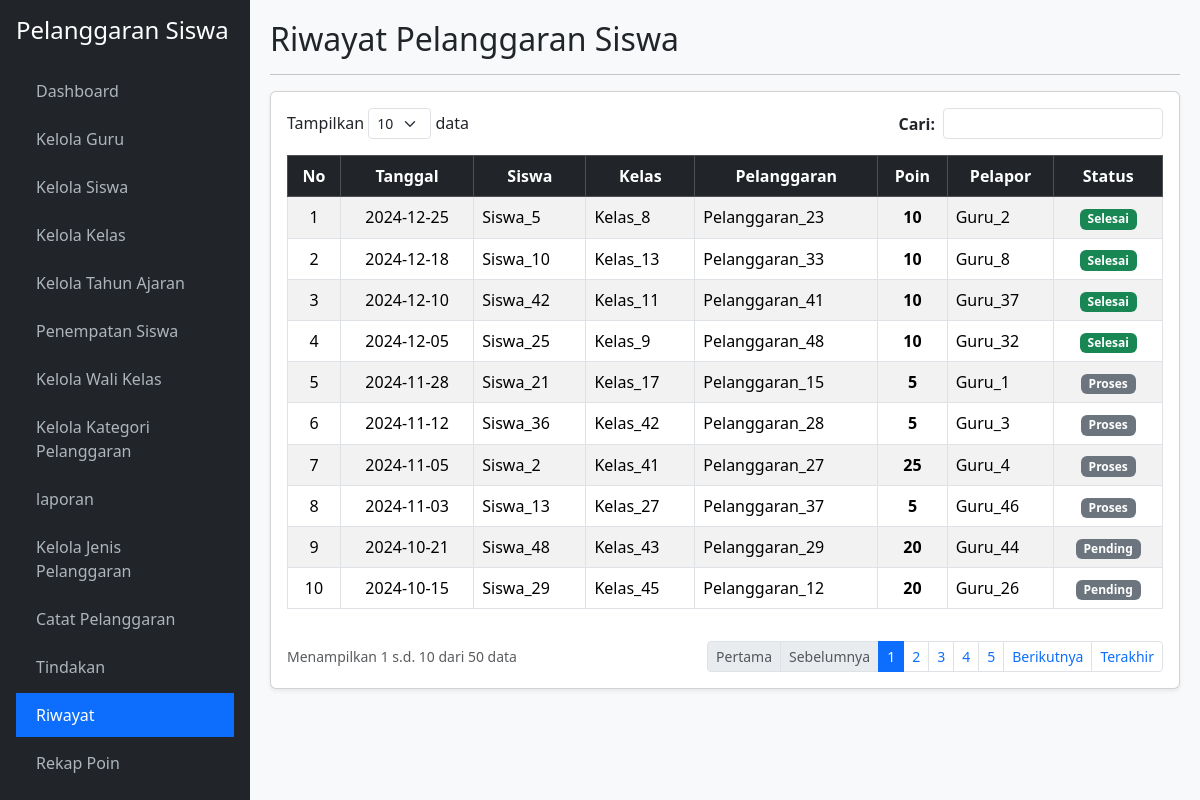
The page /riwayat.php (signed in) on the database as committed earlier.
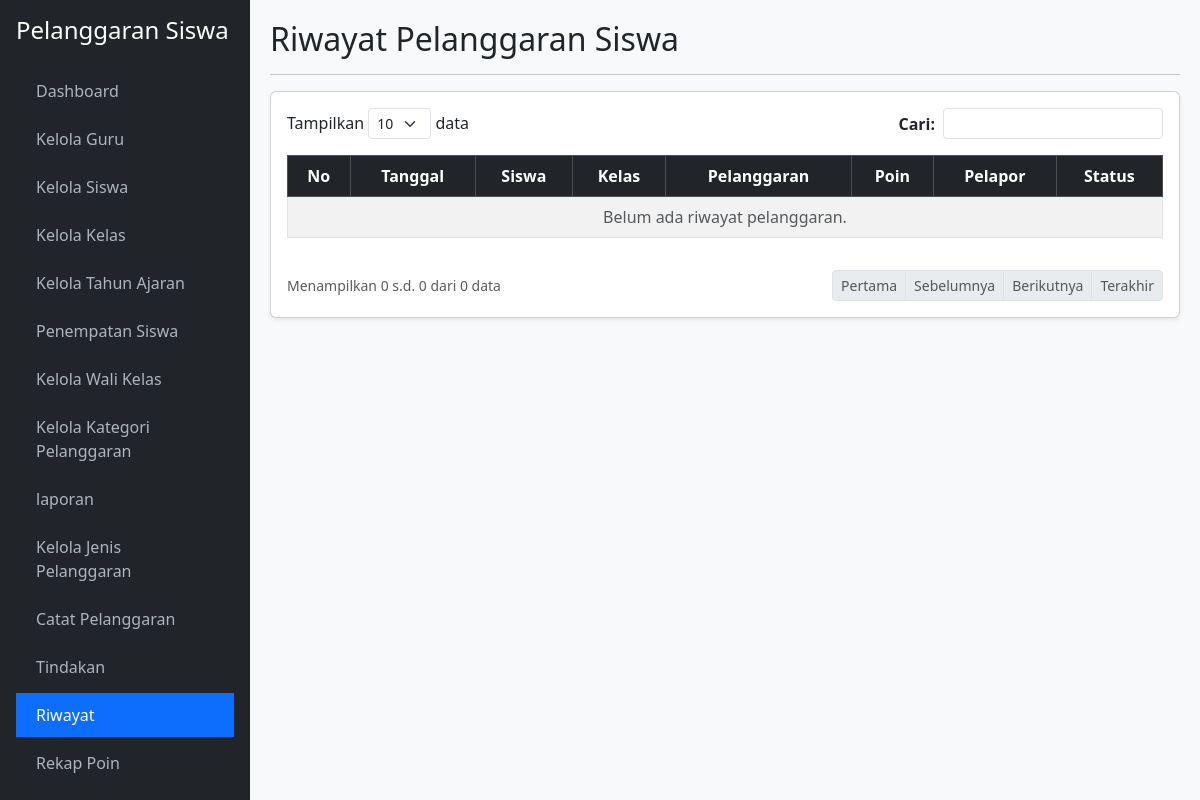
The same page on the database as committed later.
### tables this page shows
CREATE TABLE `t_pelanggaran_siswa` (
  `id` int(11) NOT NULL,
  `tahun_ajaran_id` int(11) NOT NULL,
  `siswa_id` int(11) NOT NULL,
  `nama_siswa` varchar(150) DEFAULT NULL,
  `kelas_id` int(11) NOT NULL,
  `nama_kelas` varchar(100) DEFAULT NULL,
  `pelanggaran_id` int(11) NOT NULL,
  `nama_pelanggaran` varchar(150) DEFAULT NULL,
  `pelanggaran_kategori_id` int(11) NOT NULL,
  `guru_id` int(11) NOT NULL,
  `nama_guru` varchar(150) DEFAULT NULL,
  `tanggal` date NOT NULL,
  `keterangan` text DEFAULT NULL,
  `poin` int(11) DEFAULT NULL,
  `tindakan` text DEFAULT NULL,
  `status` varchar(30) DEFAULT NULL,
  `created_at` timestamp NULL DEFAULT NULL,
  `updated_at` timestamp NULL DEFAULT NULL
);

### riwayat.php (the view, shortened to what the changed rows need)
<?php
require_once 'koneksi.php';
$limit = 10;
$h = max(1, (int)($_GET['halaman'] ?? 1));
$offset = ($h - 1) * $limit;
$cari = mysqli_real_escape_string($koneksi, $_GET['cari'] ?? '');
$where = $cari ? "WHERE nama_siswa LIKE '%$cari%' OR nama_kelas LIKE '%$cari%' OR nama_pelanggaran LIKE '%$cari%' OR status LIKE '%$cari%'" : "";
$total = mysqli_num_rows(mysqli_query($koneksi, "SELECT 1 FROM t_pelanggaran_siswa $where"));
$pages = ceil($total / $limit);
$data = mysqli_query($koneksi, "SELECT * FROM t_pelanggaran_siswa $where ORDER BY tanggal DESC LIMIT $offset, $limit");
$no = $offset + 1;
?>
<!DOCTYPE html>
<html lang="id">
<head>
    <link href="https://cdn.jsdelivr.net/npm/bootstrap@5.3.2/dist/css/bootstrap.min.css" rel="stylesheet">
</head>
<body>
    <div class="main-content">
        <h2>Riwayat Pelanggaran Siswa</h2>
        <div class="card shadow-sm"><div class="card-body">
            <div class="table-responsive">
                <table class="table table-bordered table-striped align-middle">
                    <thead class="table-dark text-center">
                        <tr><th>No</th><th>Tanggal</th><th>Siswa</th><th>Kelas</th><th>Pelanggaran</th><th>Poin</th><th>Pelapor</th><th>Status</th></tr>
                    </thead>
                    <tbody>
                        <?php while($r = mysqli_fetch_assoc($data)):
                            $bg = $r['status'] == 'Selesai' ? 'success' : ($r['status'] == 'Diproses' ? 'warning' : 'secondary');
                        ?>
                        <tr>
                            <td class="text-center"><?= $no++; ?></td>
                            <td class="text-center"><?= htmlspecialchars($r['tanggal']); ?></td>
                            <td><?= htmlspecialchars($r['nama_siswa']); ?></td>
                            <td><?= htmlspecialchars($r['nama_kelas']); ?></td>
                            <td><?= htmlspecialchars($r['nama_pelanggaran']); ?></td>
                            <td class="text-center"><strong><?= htmlspecialchars($r['poin']); ?></strong></td>
                            <td><?= htmlspecialchars($r['nama_guru']); ?></td>
                            <td class="text-center"><span class="badge bg-<?= $bg; ?>"><?= htmlspecialchars($r['status']); ?></span></td>
                        </tr>
                        <?php endwhile; if(!$total): ?>
                        <tr><td colspan="8" class="text-center text-muted">Belum ada riwayat pelanggaran.</td></tr>
                        <?php endif; ?>
                    </tbody>
                </table>
            </div>
            <div class="d-flex justify-content-between align-items-center mt-3">
                <small class="text-muted">Menampilkan <?= $total ? $offset + 1 : 0; ?> s.d. <?= min($offset + $limit, $total); ?> dari <?= $total; ?> data</small>
                <ul class="pagination pagination-sm mb-0">
                    <li class="page-item <?= $h <= 1 ? 'disabled' : ''; ?>"><a class="page-link" href="?halaman=1&cari=<?= $cari; ?>">Pertama</a></li>
                    <li class="page-item <?= $h <= 1 ? 'disabled' : ''; ?>"><a class="page-link" href="?halaman=<?= $h-1; ?>&cari=<?= $cari; ?>">Sebelumnya</a></li>
                    <?php for($i=1; $i<=$pages; $i++): ?>
                        <li class="page-item <?= $h == $i ? 'active' : ''; ?>"><a class="page-link" href="?halaman=<?= $i; ?>&cari=<?= $cari; ?>"><?= $i; ?></a></li>
                    <?php endfor; ?>
                    <li class="page-item <?= $h >= $pages ? 'disabled' : ''; ?>"><a class="page-link" href="?halaman=<?= $h+1; ?>&cari=<?= $cari; ?>">Berikutnya</a></li>
                    <li class="page-item <?= $h >= $pages ? 'disabled' : ''; ?>"><a class="page-link" href="?halaman=<?= $pages; ?>&cari=<?= $cari; ?>">Terakhir</a></li>
                </ul>
            </div>
        </div></div>
    </div>
</body>
</html>

Rows that differ between the two databases and show on the page:
removed t_pelanggaran_siswa: tanggal "2024-12-25", nama_siswa "Siswa_5", nama_kelas "Kelas_8", nama_pelanggaran "Pelanggaran_23", poin "10", nama_guru "Guru_2", status "Selesai"
removed t_pelanggaran_siswa: tanggal "2024-12-18", nama_siswa "Siswa_10", nama_kelas "Kelas_13", nama_pelanggaran "Pelanggaran_33", poin "10", nama_guru "Guru_8", status "Selesai"
removed t_pelanggaran_siswa: tanggal "2024-12-10", nama_siswa "Siswa_42", nama_kelas "Kelas_11", nama_pelanggaran "Pelanggaran_41", poin "10", nama_guru "Guru_37", status "Selesai"
removed t_pelanggaran_siswa: tanggal "2024-12-05", nama_siswa "Siswa_25", nama_kelas "Kelas_9", nama_pelanggaran "Pelanggaran_48", poin "10", nama_guru "Guru_32", status "Selesai"
removed t_pelanggaran_siswa: tanggal "2024-11-28", nama_siswa "Siswa_21", nama_kelas "Kelas_17", nama_pelanggaran "Pelanggaran_15", poin "5", nama_guru "Guru_1", status "Proses"
removed t_pelanggaran_siswa: tanggal "2024-11-12", nama_siswa "Siswa_36", nama_kelas "Kelas_42", nama_pelanggaran "Pelanggaran_28", poin "5", nama_guru "Guru_3", status "Proses"
removed t_pelanggaran_siswa: tanggal "2024-11-05", nama_siswa "Siswa_2", nama_kelas "Kelas_41", nama_pelanggaran "Pelanggaran_27", poin "25", nama_guru "Guru_4", status "Proses"
removed t_pelanggaran_siswa: tanggal "2024-11-03", nama_siswa "Siswa_13", nama_kelas "Kelas_27", nama_pelanggaran "Pelanggaran_37", poin "5", nama_guru "Guru_46", status "Proses"
removed t_pelanggaran_siswa: tanggal "2024-10-21", nama_siswa "Siswa_48", nama_kelas "Kelas_43", nama_pelanggaran "Pelanggaran_29", poin "20", nama_guru "Guru_44", status "Pending"
removed t_pelanggaran_siswa: tanggal "2024-10-15", nama_siswa "Siswa_29", nama_kelas "Kelas_45", nama_pelanggaran "Pelanggaran_12", poin "20", nama_guru "Guru_26", status "Pending"
Other text that changed with them:
min($offset + $limit, $total): "10" → "0"
$total: "50" → "0"
$offset + 1: "1" → (not shown)
text now shown: "Belum ada riwayat pelanggaran. 0"
list line gone: "1"
list line gone: "2"
list line gone: "3"
list line gone: "4"
list line gone: "5"
